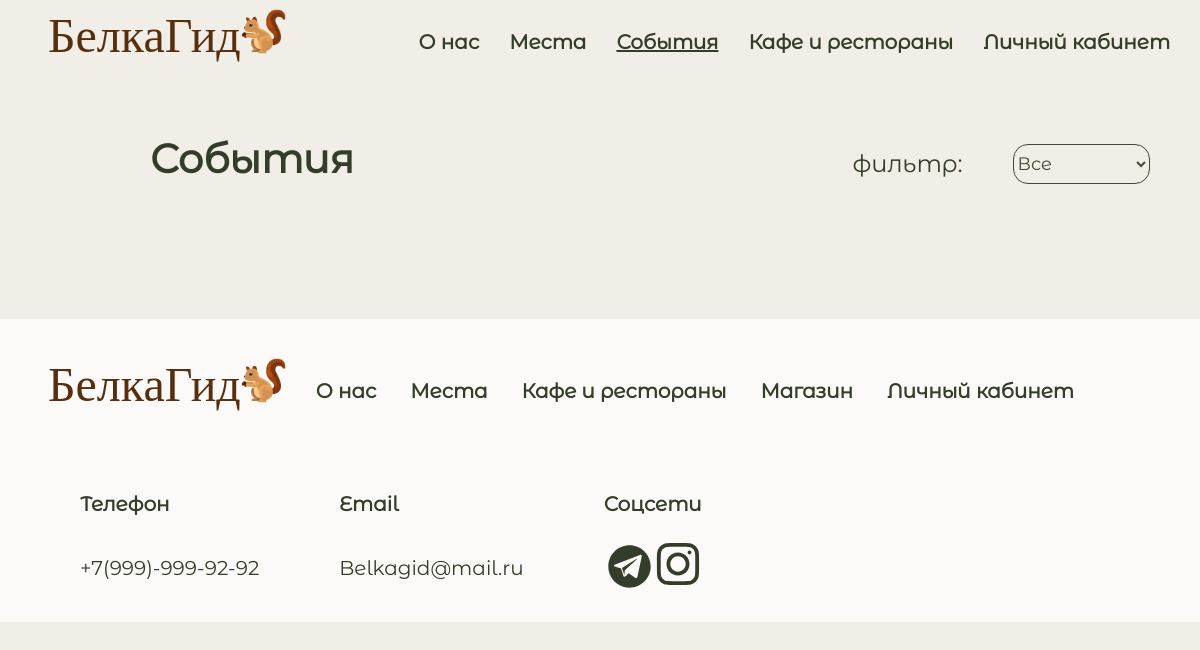
/events/, run on an earlier commit of the app's database.
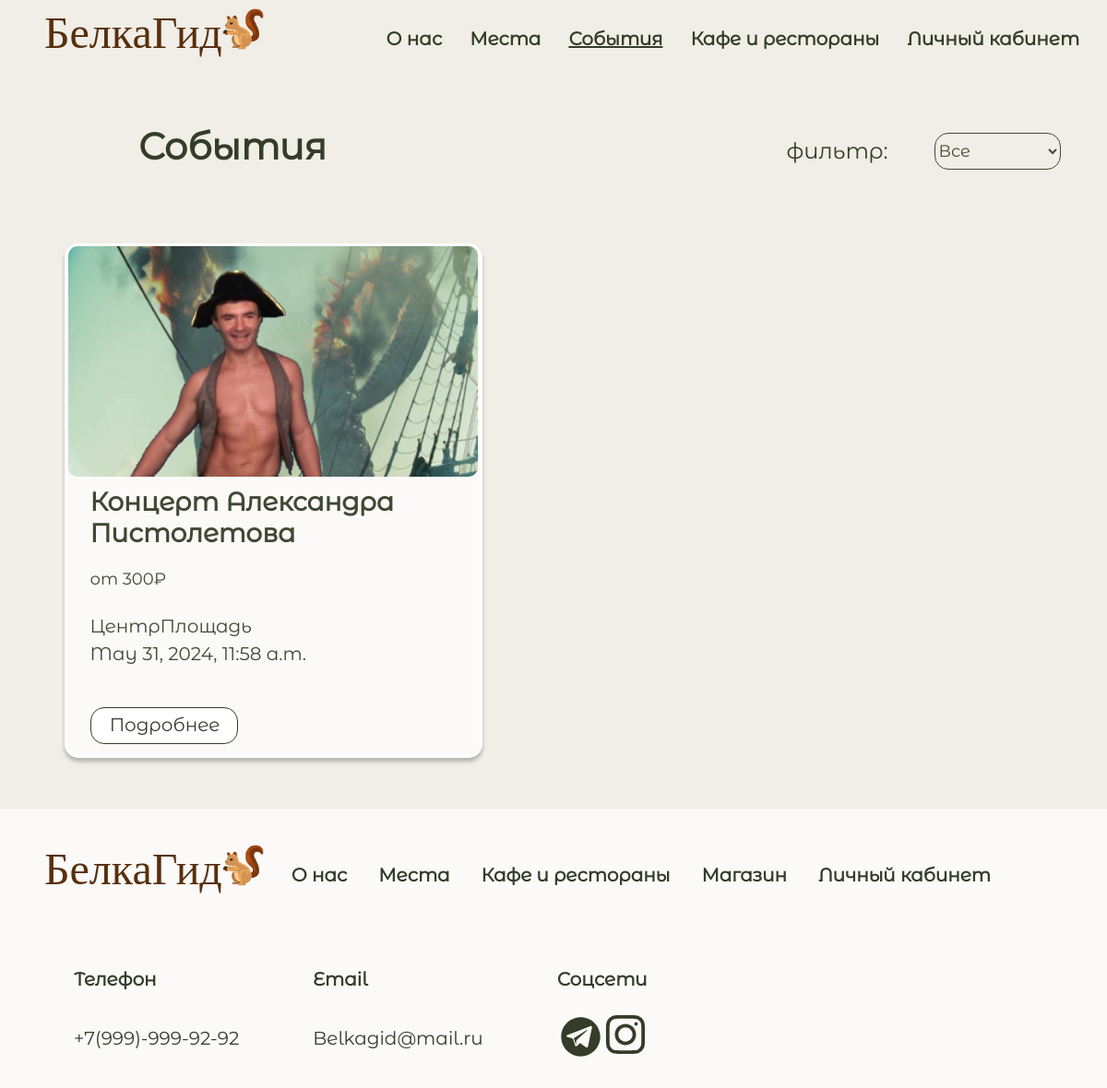
And on a later commit of the database.
### belka/models.py (models this page shows, shortened)
class Event(models.Model):
    name = models.TextField()
    cost = models.IntegerField()
    image = models.FilePathField(path='static/img/events', null=1)
    place = models.TextField()
    time = models.TimeField()
    date = models.DateTimeField()
    link = models.TextField()
    type = models.IntegerField(default=0)

### belka/views.py (the view)
# urls.py: path('events/', belka.views.event_page)
def event_page(request):
    items = Event.objects.all()
    for item in items:
        item.image = item.image.replace("static/", "")
    context = {
        'items': items,
    }
    return render(request, "sobitia.html", context)

### templates/sobitia.html (shortened to what this page needs)
{% load static %}
<!DOCTYPE html>
<html>
<head>
    <link rel="stylesheet" href="{% static 'css/main.css' %}">
    <link rel="stylesheet" href="{% static 'css/main1.css' %}">
    <link rel="stylesheet" href="{% static 'css/main2.css' %}">
    <link rel="stylesheet" href="{% static 'css/main3.css' %}">
    <link rel="stylesheet" href="{% static 'css/main4.css' %}">
</head>
<body>
<div class="wrapper">
    <div class="content">
        <header>
            <div class="headermenu">
                <div class="logo">
                    <div class="logotype">
                        <div class="nazvanie"><a href="/">БелкаГид</a></div>
                        <img class="imgbelka" src="{% static 'img/белка.png' %}" alt="" width="55"
                             height="55">
                    </div>
                    <div class="menu">
                        <a href="../about">О нас</a>
                        <a  href="../places">Места</a>
                        <a style="text-decoration: underline;"href="../events">События</a>
                        <a href="../cafe">Кафе и рестораны</a>
                        <a href="../profile">Личный кабинет</a>
                    </div>
                </div>
            </div>
        </header>
        <div class="strname">
            <h1>События</h1>
            <h2>фильтр:</h2>
            <select id="type-filter" class="boxfiltr" onchange="filterItems()">
                <option value="all">Все</option>
            </select>
        </div>
        <div class="cardi">
            {% for item in items %}
                <div class="sobcard" data-type="{{ item.type }}">
                    <img class='img' src="{% static item.image %}" alt="{{ item.name }}">
                    <div class="card-body">
                        <h1>{{ item.name }}</h1>
                        <h4>от {{item.cost}}₽</h4>
                        <h2>{{ item.place }}</h2>
                        <h3>{{ item.date }}</h3>
                        <form action="{{ item.link }}">
                            <input class='buttonsob' type="submit" value="Подробнее"/>
                        </form>
                    </div>
                </div>
            {% endfor %}
        </div>
        <div class="footer">
            <div class="logo">
                <div class="logotype">
                    <div class="nazvanie"><a href="/">БелкаГид</a></div>
                    <img class="imgbelka" src="{% static 'img/белка.png' %}" alt="" width="55"
                         height="55">
                </div>
                <div class="footermenu">
                    <a href="../about">О нас</a>
                    <a href="../places">Места</a>
                    <a href="../cafe">Кафе и рестораны</a>
                    <a href="../shop">Магазин</a>
                    <a href="../profile">Личный кабинет</a>
                </div>
            </div>
            <div class="logo">
                <div class="svyzi">
                    <div class="svyz">
                        <h1>Телефон</h1>
                        <h2>+7(999)-999-92-92</h2>
                    </div>
                    <div class="svyz">
                        <h1>Email</h1>
                        <h2>Belkagid@mail.ru</h2>
                    </div>
                    <div class="svyz">
                        <h1>Соцсети</h1>
                        <div class="managers">
                        </div>
                    </div>
                </div>
            </div>
        </div>
</body>
</html>

### static/css/main.css (style rules this page uses)
html { overflow-y: scroll; background: #f0eee6; }
* { margin: 0; padding: 0; }
html, body { height: 100%; }
.wrapper { display: flex; flex-direction: column; height: 100%; }
.content { flex: 1 0 auto; }
.footer { flex: 0 0 auto; }

### static/css/main1.css (style rules this page uses)
html { overflow-y: scroll; background: #f0eee6; }
* { margin: 0; padding: 0; }
html, body { height: 100%; }
.wrapper { display: flex; flex-direction: column; height: 100%; }
.content { flex: 1 0 auto; }
.footer { flex: 0 0 auto; }

### static/css/main3.css (style rules this page uses)
html { overflow-y: scroll; background: #f0eee6; }
* { margin: 0; padding: 0; }
html, body { height: 100%; }
.wrapper { display: flex; flex-direction: column; height: 100%; }
.content { flex: 1 0 auto; }
.footer { flex: 0 0 auto; }

### static/css/main4.css (style rules this page uses)
html { overflow-y: scroll; background: #f0eee6; }
* { margin: 0; padding: 0; }
html, body { height: 100%; }
.wrapper { display: flex; flex-direction: column; height: 100%; }
.content { flex: 1 0 auto; }
.footer { flex: 0 0 auto; }

What changed in the data, as far as the page shows it:
added Event: name "Концерт Александра Пистолетова", cost "300", place "ЦентрПлощадь", date "May 31, 2024, 11:58 a.m."
